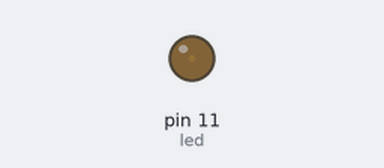
A sketch run on a simulated Arduino Uno, built with avr-gcc and run on an emulated ATmega328P. Shown: output pins drawn as LEDs (lit = HIGH).

Above: at 0.05 s.
At 1.65 s:
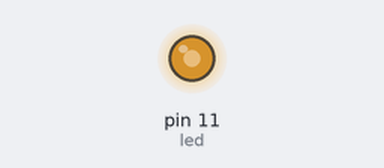
At 3.3 s:
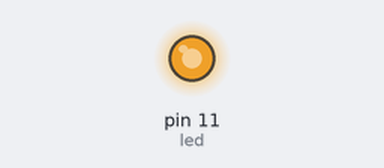
At 6.6 s:
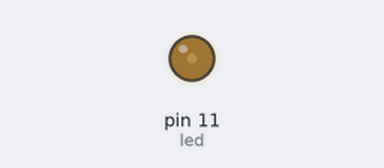
Timing chart, 0 to 10.0 s (numbered marks = the images above):
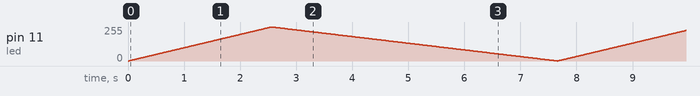

The sketch:

Arduino_Tutorial_fading_ligth_1.ino
```cpp
// Example_6_fading_led_light inc & dec led ligth(time of dec =2 time of inc)


const int led = 11;
int i =0;
void setup() {

pinMode(led,OUTPUT);

}

void loop() {


for(i=0;i<255;i++)
{analogWrite(led,i);
delay(10);}
for(i=255;i>0;i--)
{analogWrite(led,i);
delay(20);}


}
```
